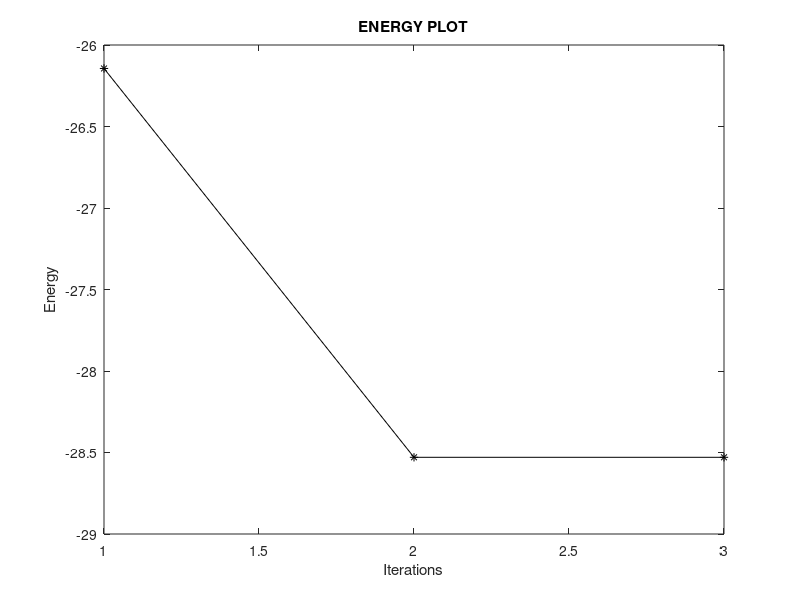

Here is the MATLAB script that generated this plot:
%%%%%%%%%%%%%%%%%%%%%%%%%%%%%%%%%%%%%%%%%%%%%%%%%%%%%%%%%%%%%%%%%%%%
%                     ABAM Training (2-Layers)
% 
% INPUTS:
%    W     -- Weight that connects the 2 layers
%    ox    -- Input vector
%    thr1  -- Threshold for input neurons.
%    thr2  -- Threshold for output neurons.
%    mode  -- Set the mode to 'Bipolar' for bipolar vectors, otherwise
%             you have binary mode.
%
% OUTPUTS:
%    ax - Input layer activation after convergence
%    ay - Output layer activation after convergence 
%    E  -  Energy for each iteartion (-ax*W*ay')
%    The output file is result.txt and it contins all the outputs.  
%
% NOTE: You can modify the threshold values to suit your purpose.
%       The vectors are binary
%%%%%%%%%%%%%%%%%%%%%%%%%%%%%%%%%%%%%%%%%%%%%%%%%%%%%%%%%%%%%%%%%%% 



%% Define the Neural Network
% Number of neurons for each layer
I  = 5; 
K = 10;

% Initialize the weights randomly
% Set the range for thr weight
e  = 2;

% Random selestcion of W
W = unifrnd(-e, e, I,K);

% Set threshold values
thr1  = 0;
thr2  = 0;

% Set the mode to ('Bipolar' or 'Binary'). Default mode is binary.
mode = 'Bipolar';
%%

%% Initialize the input vector randomly.  
ox = unifrnd(-3,3,I,1);

E = [];
count = 1;

if (strcmp(mode,'Bipolar'))
    while(count< 500)
        % FORWARD PASS
        ax = (2*(ox >= thr1))-1;
        % Update ay
        oy = W'*ax;
        ay = (2*(oy >= thr2))-1;
        
        % BACKWARD PASS
        % Update ax
        ox = W*ay;
        ax = (2*(ox >= thr1))-1;
        % Compute the Energy
        E(count) = - ax'*W*ay ;
         
        % Test for Convergence and quit if true
        if (count > 2 && (E(count) -E(count -1) == 0))
            break;
        else
            count = count + 1;
        end
    end
else
    while( count < 500)
        % FORWARD PASS
        ax = (ox >= thr1);
        % Update ay
        oy = W'*ax;
        ay = (oy >= thr2);
        
        % BACKWARD PASS
        % Update ax
        ox = W*ay;
        ax = (ox >= thr1);
        % Compute the Energy
        E(count) = - ax'*W*ay ;
        
        % Test for Convergence and quit if true
        if (count > 2 && (E(count) -E(count -1) == 0))
            break;
        else
            count = count + 1;
        end
    end
end



%% Save the output to result.txt
fileID = fopen('result.txt','w');
fprintf(fileID,'%6s %12s\n','ITERATION','ENERGY(E)');
for i = 1:1:numel(E)
    fprintf(fileID,'%6.0f %12.3f\n', i ,E(i)); 
end
fprintf(fileID, '\n Input activation after convergence is:\n');
fprintf(fileID,'%4.0f', ax);
fprintf(fileID, '\n \n Output activation after convergence is:\n');
fprintf(fileID,'%4.0f', ay);
fprintf(fileID, '\n \n Weight W is:\n');
dlmwrite('result.txt',W, '-append','precision','%8.3f');
%type('myFile.txt');
type('result.txt');
fclose(fileID);

% Plot the output
figure(1);
plot(E,'k-*');
title('ENERGY PLOT');
xlabel('Iterations');
ylabel('Energy');